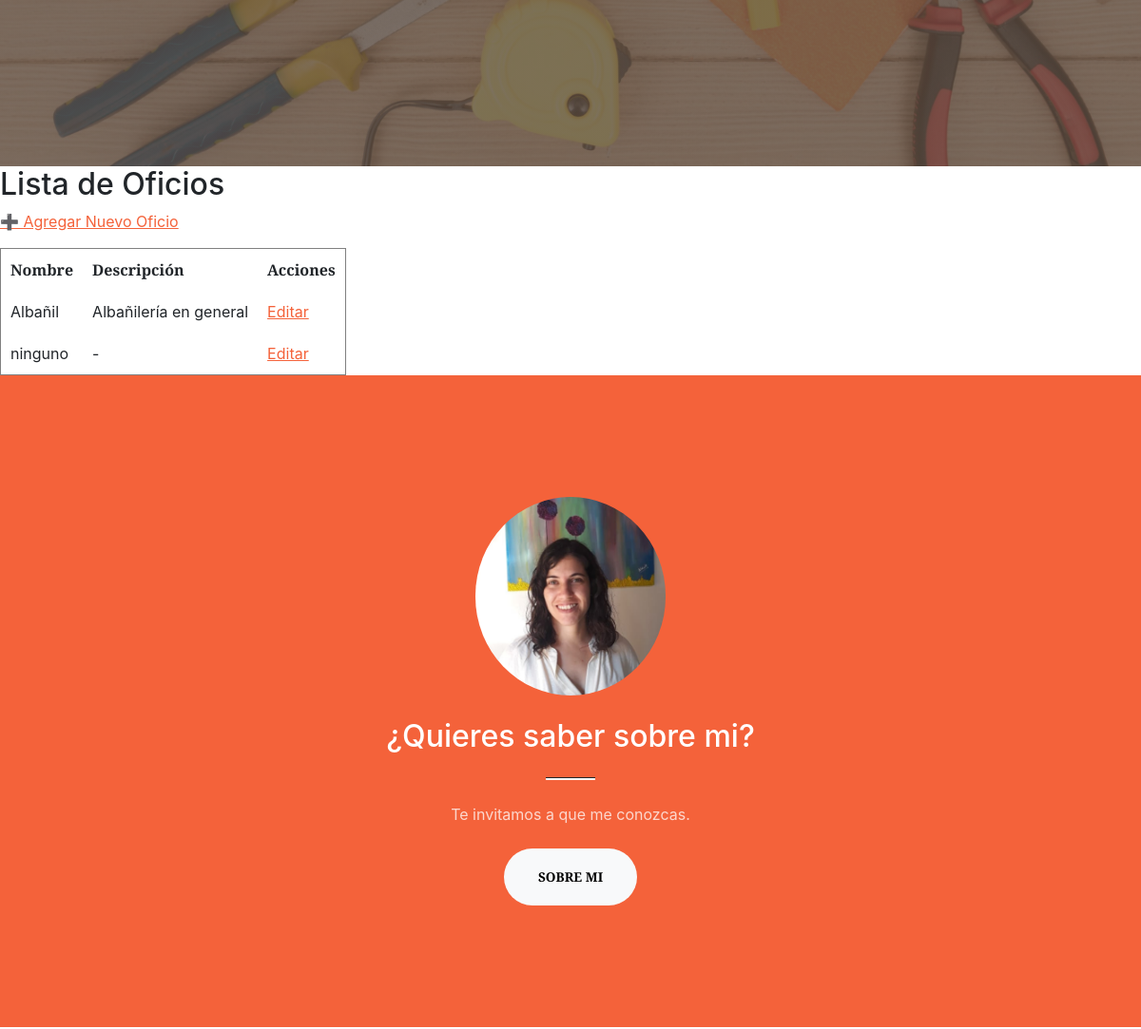
/oficios/ (signed in, middle part), run on an earlier commit of the app's database.
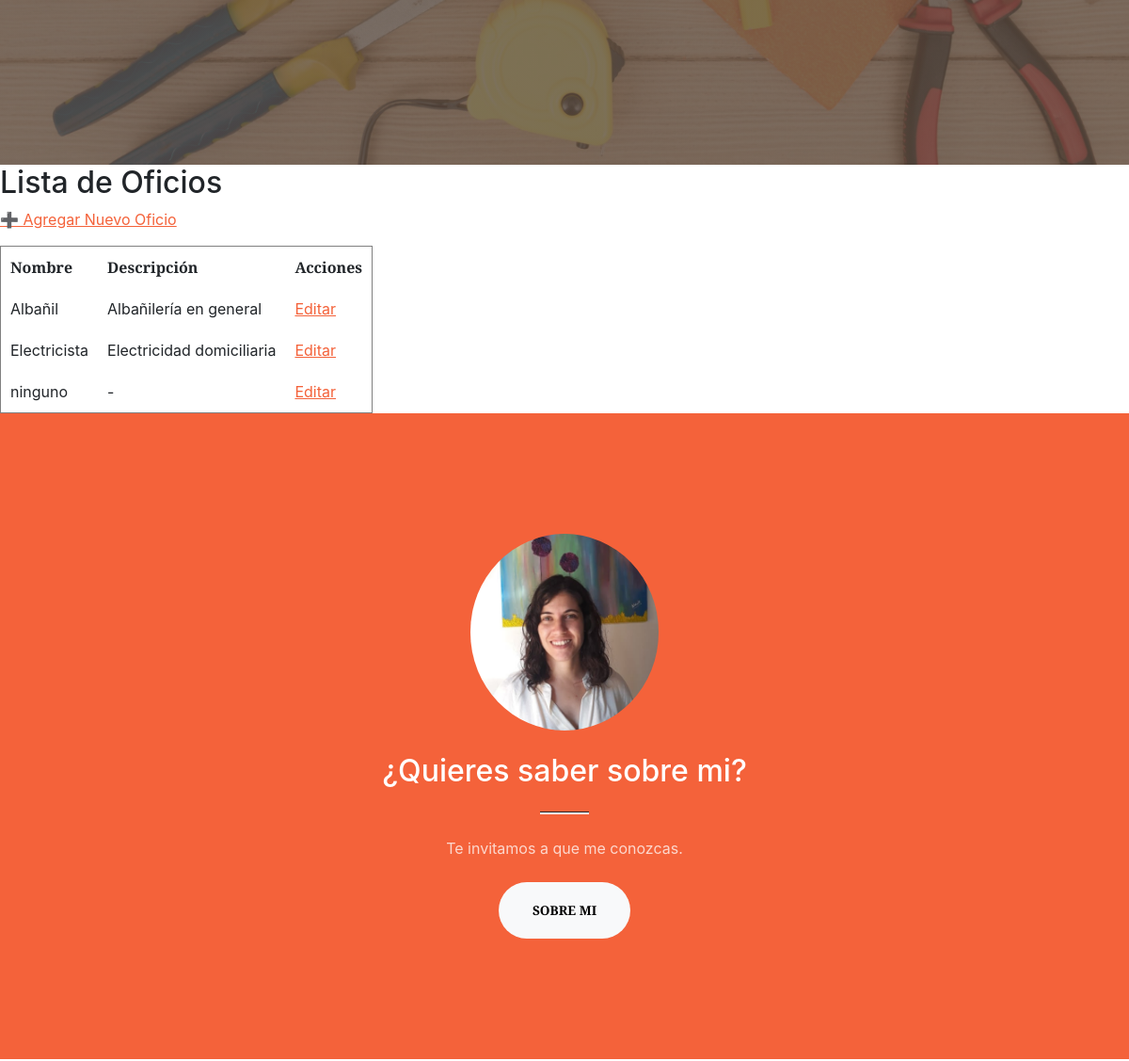
And on a later commit of the database.
### ArreglaTodo/models.py (models this page shows, shortened)
class Oficio(models.Model):
    nombre = models.CharField(max_length=100, unique=True)
    descripcion = models.TextField()
    class Meta:
        verbose_name = "Oficio"
        verbose_name_plural = "Oficios"
        ordering = ['nombre']

### ArreglaTodo/views.py (the view)
# urls.py: path('oficios/', listar_oficios, name='oficio-list'),
@login_required
def listar_oficios(request):
    oficios = Oficio.objects.all()
    return render(request, 'entidades/oficio_list.html', {'oficios': oficios})

### ArreglaTodo/templates/entidades/oficio_list.html (shortened to what this page needs)
{% extends 'entidades/index.html' %}
{% load static %}
{% block contenido %}
    <h2>Lista de Oficios</h2>
    <p>
        <a href="{% url 'arreglatodo:oficio-crear' %}">➕ Agregar Nuevo Oficio</a>
    </p>
    {% if oficios %}
        <table border="1" cellpadding="10">
            <thead>
                <tr>
                    <th>Nombre</th>
                    <th>Descripción</th>
                    <th>Acciones</th>
                </tr>
            </thead>
            <tbody>
                {% for oficio in oficios %}
                <tr>
                    <td>{{ oficio.nombre }}</td>
                    <td>{{ oficio.descripcion|default:"Sin descripción" }}</td>
                    <td>
                        <a href="{% url 'arreglatodo:oficio-editar' pk=oficio.pk %}">Editar</a>
                    </td>
                </tr>
                {% endfor %}
            </tbody>
        </table>
    {% else %}
        <p>No hay oficios registrados.</p>
    {% endif %}
{% endblock contenido %}

What changed in the data, as far as the page shows it:
added Oficio: nombre "Electricista", descripcion "Electricidad domiciliaria"
